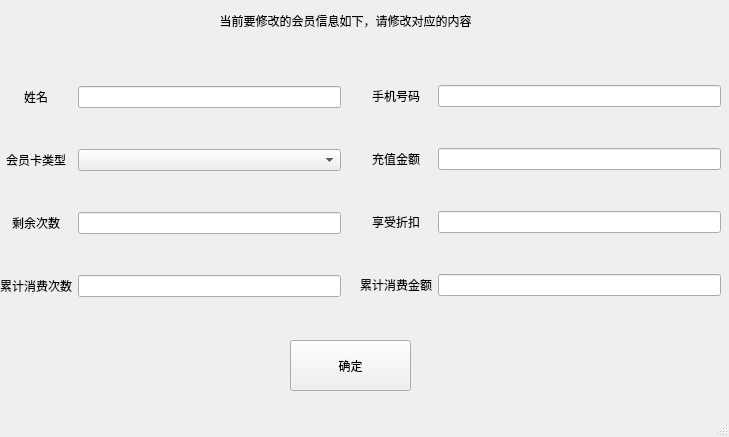
<?xml version="1.0" encoding="UTF-8"?>
<ui version="4.0">
 <class>Modify_Vip</class>
 <widget class="QMainWindow" name="Modify_Vip">
  <property name="geometry">
   <rect>
    <x>0</x>
    <y>0</y>
    <width>729</width>
    <height>437</height>
   </rect>
  </property>
  <property name="windowTitle">
   <string>MainWindow</string>
  </property>
  <widget class="QWidget" name="centralwidget">
   <widget class="QWidget" name="layoutWidget">
    <property name="geometry">
     <rect>
      <x>0</x>
      <y>51</y>
      <width>341</width>
      <height>281</height>
     </rect>
    </property>
    <layout class="QGridLayout" name="gridLayout">
     <item row="0" column="0">
      <widget class="QLabel" name="label_3">
       <property name="text">
        <string>姓名</string>
       </property>
       <property name="alignment">
        <set>Qt::AlignCenter</set>
       </property>
      </widget>
     </item>
     <item row="2" column="1">
      <widget class="QLineEdit" name="lineEdit_4"/>
     </item>
     <item row="2" column="0">
      <widget class="QLabel" name="label_2">
       <property name="text">
        <string>剩余次数</string>
       </property>
       <property name="alignment">
        <set>Qt::AlignCenter</set>
       </property>
      </widget>
     </item>
     <item row="1" column="0">
      <widget class="QLabel" name="label_4">
       <property name="text">
        <string>会员卡类型</string>
       </property>
       <property name="alignment">
        <set>Qt::AlignCenter</set>
       </property>
      </widget>
     </item>
     <item row="0" column="1">
      <widget class="QLineEdit" name="lineEdit_5"/>
     </item>
     <item row="3" column="0">
      <widget class="QLabel" name="label_5">
       <property name="text">
        <string>累计消费次数</string>
       </property>
       <property name="alignment">
        <set>Qt::AlignCenter</set>
       </property>
      </widget>
     </item>
     <item row="3" column="1">
      <widget class="QLineEdit" name="lineEdit_3"/>
     </item>
     <item row="1" column="1">
      <widget class="QComboBox" name="comboBox"/>
     </item>
    </layout>
   </widget>
   <widget class="QLabel" name="label">
    <property name="geometry">
     <rect>
      <x>0</x>
      <y>0</y>
      <width>691</width>
      <height>41</height>
     </rect>
    </property>
    <property name="text">
     <string>当前要修改的会员信息如下，请修改对应的内容</string>
    </property>
    <property name="alignment">
     <set>Qt::AlignCenter</set>
    </property>
   </widget>
   <widget class="QWidget" name="formLayoutWidget_2">
    <property name="geometry">
     <rect>
      <x>360</x>
      <y>50</y>
      <width>361</width>
      <height>281</height>
     </rect>
    </property>
    <layout class="QGridLayout" name="gridLayout_2">
     <item row="0" column="0">
      <widget class="QLabel" name="label_6">
       <property name="text">
        <string>手机号码</string>
       </property>
       <property name="alignment">
        <set>Qt::AlignCenter</set>
       </property>
      </widget>
     </item>
     <item row="0" column="1">
      <widget class="QLineEdit" name="lineEdit_6"/>
     </item>
     <item row="1" column="0">
      <widget class="QLabel" name="label_7">
       <property name="text">
        <string>充值金额</string>
       </property>
       <property name="alignment">
        <set>Qt::AlignCenter</set>
       </property>
      </widget>
     </item>
     <item row="1" column="1">
      <widget class="QLineEdit" name="lineEdit_7"/>
     </item>
     <item row="2" column="0">
      <widget class="QLabel" name="label_8">
       <property name="text">
        <string>享受折扣</string>
       </property>
       <property name="alignment">
        <set>Qt::AlignCenter</set>
       </property>
      </widget>
     </item>
     <item row="2" column="1">
      <widget class="QLineEdit" name="lineEdit_8"/>
     </item>
     <item row="3" column="0">
      <widget class="QLabel" name="label_9">
       <property name="text">
        <string>累计消费金额</string>
       </property>
       <property name="alignment">
        <set>Qt::AlignCenter</set>
       </property>
      </widget>
     </item>
     <item row="3" column="1">
      <widget class="QLineEdit" name="lineEdit_9"/>
     </item>
    </layout>
   </widget>
   <widget class="QPushButton" name="pushButton">
    <property name="geometry">
     <rect>
      <x>290</x>
      <y>340</y>
      <width>121</width>
      <height>51</height>
     </rect>
    </property>
    <property name="text">
     <string>确定</string>
    </property>
   </widget>
  </widget>
  <widget class="QMenuBar" name="menubar">
   <property name="geometry">
    <rect>
     <x>0</x>
     <y>0</y>
     <width>729</width>
     <height>17</height>
    </rect>
   </property>
  </widget>
  <widget class="QStatusBar" name="statusbar"/>
 </widget>
 <resources/>
 <connections/>
</ui>
